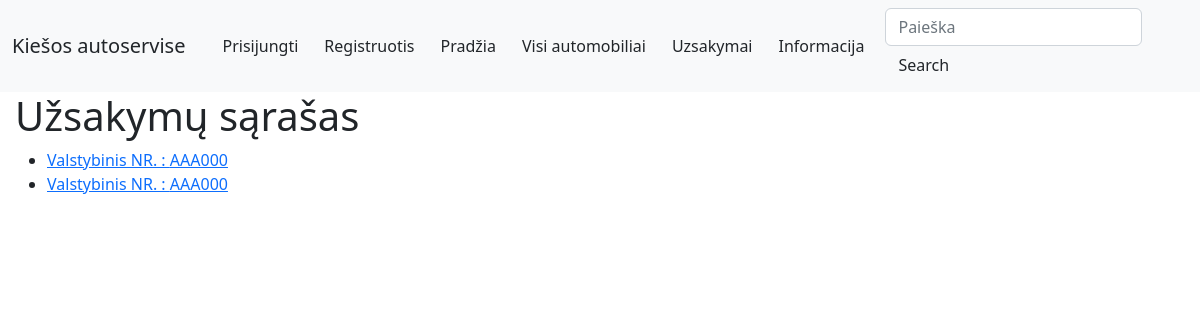
Page /autoservice/uzsakymai/ on the earlier database version.
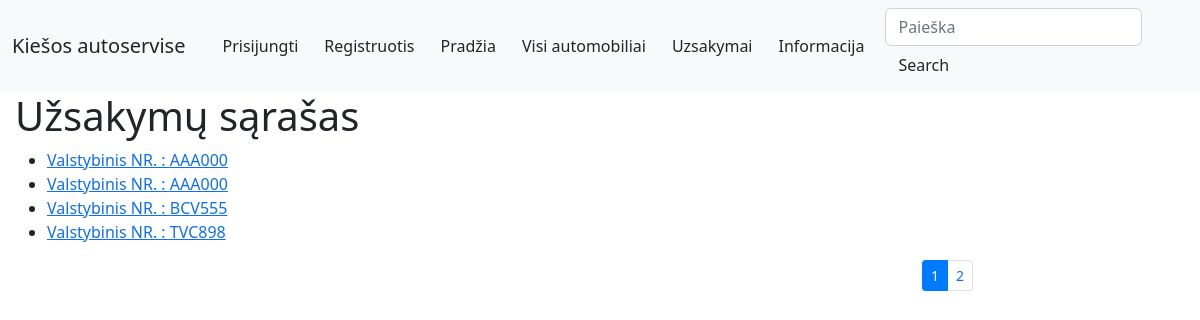
Same page on the later database version.
### autoservice/models.py (models this page shows, shortened)
class Uzsakymas(models.Model):
    data = models.DateField('Data', null=True, blank=True)
    automobilis_id = models.ForeignKey('Automobilis', on_delete=models.CASCADE, null=False)
    bus_sutvarkyta = models.DateField('Bus sutvarkyta', null=True, blank=True)
    savininkas = models.ForeignKey(User, on_delete=models.SET_NULL, null=True, blank=True)
    LOAN_STATUS = (
        ('uzregistruotas', 'Uzregistruota'),
        ('eileje', 'Eileje'),
        ('tvarkomas', 'Tvarkoma'),
        ('galima atsiimti', 'Galima atsiimti'),
        ('atlikta', 'Atlikta'),
    )
    status = models.CharField(
        max_length=20,
        choices=LOAN_STATUS,
        blank=True,
        default='Uzregistruotas',
        help_text='Statusas',
    )
    class Meta:
        ordering = ['bus_sutvarkyta']
        verbose_name_plural = "Uzsakymai"
    def display_automobilis_val_nr(self):
        return self.automobilis_id.valstybinis_nr
    display_automobilis_val_nr.short_description = 'Valstybinis NR.'
    def display_automobilis_vin(self):
        return self.automobilis_id.vin_kodas
    display_automobilis_vin.short_description = 'VIN Kodas.'
    def display_automobilis_client(self):
        return self.automobilis_id.klientas
    display_automobilis_client.short_description = 'Klientas'
    def display_automobilis_marke(self):
        return self.automobilis_id.automobilio_modelis_id
    display_automobilis_marke.short_description = 'Gamintojas/Marke'

class Automobilis(models.Model):
    valstybinis_nr = models.CharField('Valstybinis_NR', max_length=15, help_text='Iveskite Valstybini nr.(pvz AAA000)')
    automobilio_modelis_id = models.ForeignKey('AutomobiloModelis', on_delete=models.CASCADE, null=False,related_name='automobiliomodelis')
    vin_kodas = models.CharField('VIN_Kodas', max_length=17, help_text='Iveskite VIN (pvz.3C6UR5CJXEG146621)')
    klientas = models.CharField('Klientas', max_length=100, help_text='Vardas Pavarde pvz(Juozas Juozaitis)')
    aprasymas = HTMLField('Aprasymas',help_text='Aprasymas',null=True)
    cover = models.ImageField('Viršelis', upload_to='covers', null=True,blank=True)
    def display_automobilis_modelis(self):
        return f'{self.automobilio_modelis_id.marke} {self.automobilio_modelis_id.modelis}'
    display_automobilis_modelis.short_description = 'Automobilis'
    class Meta:
        verbose_name_plural = "Automobiliai"

### autoservice/views.py (the view)
# urls.py: path('uzsakymai/', views.UzsakymasListView.as_view(), name='uzsakymas'),
class UzsakymasListView(generic.ListView):
    model = Uzsakymas
    paginate_by = 4
    template_name = 'uzsakymas_list.html'

### autoservice/templates/uzsakymas_list.html
{% extends "base.html" %}
{% block content %}
<h1>Užsakymų sąrašas</h1>
{% if uzsakymas_list %}
<ul>
    {% for uzsakymas in uzsakymas_list %}
    <li>
        <a href="{{ uzsakymas.id }}">Valstybinis NR. : {{ uzsakymas.automobilis_id.valstybinis_nr }} </a>
    </li>
    {% endfor %}
</ul>
{% else %}
<p>Uzsakymu nėra.</p>
{% endif %}
<div class="container puslapiai">
    <nav aria-label="Užsakymų puslapiai">
        {% if page_obj.has_other_pages %}
            <ul class="pagination pagination-sm justify-content-end">
                {% for i in page_obj.paginator.page_range %}
                    {% if page_obj.number == i %}
                        <li class="page-item active">
                            <a class="page-link" href="#">{{ i }}</a>
                        </li>
                    {% else %}
                        <li class="page-item">
                            <a class="page-link" href="?page={{ i }}">{{ i }}</a>
                        </li>
                    {% endif %}
                {% endfor %}
            </ul>
        {% endif %}
    </nav>
</div>
{% endblock %}

Differences in the rows shown:
added Uzsakymas: automobilis_id.valstybinis_nr "BCV555"
added Uzsakymas: automobilis_id.valstybinis_nr "TVC898"
Other differences:
new list line: "1"
new list line: "2"
